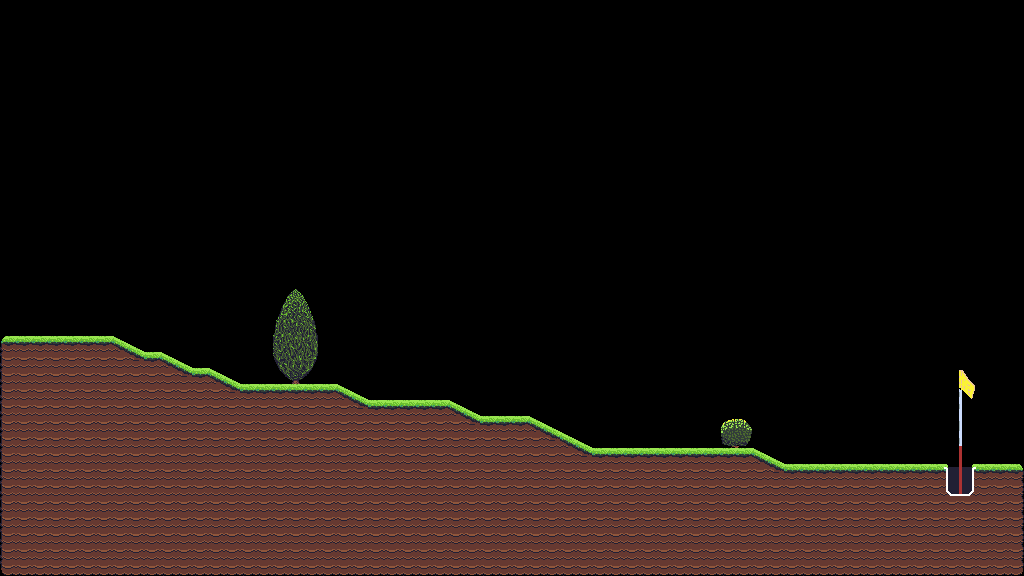

Below is a game level as drawn by its tile map, then a one-line description and the .tmx that defines it (tile-layer data replaced by summaries):
An orthogonal 64x36 tile map with 16x16 px tiles, 1 tile layer (Level), 2 tilesets and 204 objects (123x collide, 2x finish, juniper, bushes).

<map version="1.10" tiledversion="1.11.1" orientation="orthogonal" renderorder="right-down" width="64" height="36" tilewidth="16" tileheight="16" infinite="0" nextlayerid="8" nextobjectid="7652">
 <tileset firstgid="1" name="prototype" tilewidth="16" tileheight="16" tilecount="128" columns="16">
  <image source="images/prototype.png" width="256" height="128" />
  <tile id="0" type="ground" />
  <tile id="1" type="ground" />
  <tile id="2" type="ground" />
  <tile id="3" type="ground" />
  <tile id="4" type="ground" />
 </tileset>
 <tileset firstgid="129" name="all2" tilewidth="16" tileheight="16" tilecount="210" columns="14">
  <image source="images/all2.png" width="224" height="244" />
 </tileset>
 <layer id="1" name="Level" width="64" height="36">
  <data>[2304 cells, 693 non-empty, 52 distinct tile ids]</data>
 </layer>
 <objectgroup id="7" name="Bushes_Leaf_Object">
  <object id="7504" name="juniper" x="272" y="288" width="51" height="94.5" />
  <object id="7639" name="bushes" x="720" y="416" width="32" height="32" />
 </objectgroup>
 <objectgroup id="6" name="Bushes_Object">
  <object id="7500" x="277.818" y="318.546">
   <polygon points="0,0 18,-28.7273 34,-0.181818" />
  </object>
  <object id="7501" x="277.909" y="319.647">
   <polygon points="0,0 34,-0.919192 38.9091,31.6202 -3.81818,32.1717" />
  </object>
  <object id="7502" x="273.909" y="352.553">
   <polygon points="0,0 42.8182,-0.643514 37.5455,15.5363 5.54545,15.7201" />
  </object>
  <object id="7503" x="280" y="368.916">
   <polygon points="0,0 31.0909,-0.280098 21,9.71007 11.1818,10.0835" />
  </object>
  <object id="7500" x="277.818" y="318.546">
   <polygon points="0,0 18,-28.7273 34,-0.181818" />
  </object>
  <object id="7501" x="277.909" y="319.647">
   <polygon points="0,0 34,-0.919192 38.9091,31.6202 -3.81818,32.1717" />
  </object>
  <object id="7502" x="273.909" y="352.553">
   <polygon points="0,0 42.8182,-0.643514 37.5455,15.5363 5.54545,15.7201" />
  </object>
  <object id="7503" x="280" y="368.916">
   <polygon points="0,0 31.0909,-0.280098 21,9.71007 11.1818,10.0835" />
  </object>
  <object id="7638" x="723" y="419.5" width="26.5" height="28.5" />
  <object id="7638" x="723" y="419.5" width="26.5" height="28.5" />
 </objectgroup>
 <objectgroup id="2" name="Ground_Object">
  <object id="7441" type="collide" x="1008" y="464" width="16" height="16" />
  <object id="7442" type="collide" x="0" y="336" width="16" height="16" />
  <object id="7443" type="collide" x="16" y="336" width="16" height="16" />
  <object id="7444" type="collide" x="32" y="336" width="16" height="16" />
  <object id="7445" type="collide" x="48" y="336" width="16" height="16" />
  <object id="7446" type="collide" x="64" y="336" width="16" height="16" />
  <object id="7447" type="collide" x="80" y="336" width="16" height="16" />
  <object id="7448" type="collide" x="96" y="336" width="16" height="16" />
  <object id="7449" type="collide" x="144" y="352" width="16" height="16" />
  <object id="7450" type="collide" x="192" y="368" width="16" height="16" />
  <object id="7451" type="collide" x="240" y="384" width="16" height="16" />
  <object id="7452" type="collide" x="256" y="384" width="16" height="16" />
  <object id="7453" type="collide" x="320" y="384" width="16" height="16" />
  <object id="7454" type="collide" x="368" y="400" width="16" height="16" />
  <object id="7455" type="collide" x="384" y="400" width="16" height="16" />
  <object id="7456" type="collide" x="400" y="400" width="16" height="16" />
  <object id="7457" type="collide" x="416" y="400" width="16" height="16" />
  <object id="7458" type="collide" x="432" y="400" width="16" height="16" />
  <object id="7459" type="collide" x="480" y="416" width="16" height="16" />
  <object id="7460" type="collide" x="496" y="416" width="16" height="16" />
  <object id="7461" type="collide" x="512" y="416" width="16" height="16" />
  <object id="7462" type="collide" x="592" y="448" width="16" height="16" />
  <object id="7463" type="collide" x="608" y="448" width="16" height="16" />
  <object id="7464" type="collide" x="624" y="448" width="16" height="16" />
  <object id="7465" type="collide" x="640" y="448" width="16" height="16" />
  <object id="7466" type="collide" x="656" y="448" width="16" height="16" />
  <object id="7467" type="collide" x="672" y="448" width="16" height="16" />
  <object id="7468" type="collide" x="688" y="448" width="16" height="16" />
  <object id="7469" type="collide" x="704" y="448" width="16" height="16" />
  <object id="7470" type="collide" x="784" y="464" width="16" height="16" />
  <object id="7471" type="collide" x="800" y="464" width="16" height="16" />
  <object id="7472" type="collide" x="816" y="464" width="16" height="16" />
  <object id="7473" type="collide" x="832" y="464" width="16" height="16" />
  <object id="7474" type="collide" x="848" y="464" width="16" height="16" />
  <object id="7475" type="collide" x="864" y="464" width="16" height="16" />
  <object id="7476" type="collide" x="880" y="464" width="16" height="16" />
  <object id="7477" type="collide" x="896" y="464" width="16" height="16" />
  <object id="7478" type="collide" x="912" y="464" width="16" height="16" />
  <object id="7479" type="collide" x="928" y="464" width="16" height="16" />
  <object id="7480" type="collide" x="976" y="464" width="16" height="16" />
  <object id="7481" type="collide" x="992" y="464" width="16" height="16" />
  <object id="7482" type="collide" x="0" y="560" width="16" height="16" />
  </objectgroup>
 <objectgroup id="3" name="Hole_Object">
  <!-- 8 objects omitted --></objectgroup>
 <objectgroup id="5" name="Spawn_Object">
  <!-- 1 objects omitted --></objectgroup>
</map>
<!-- 150 of 204 objects omitted -->
